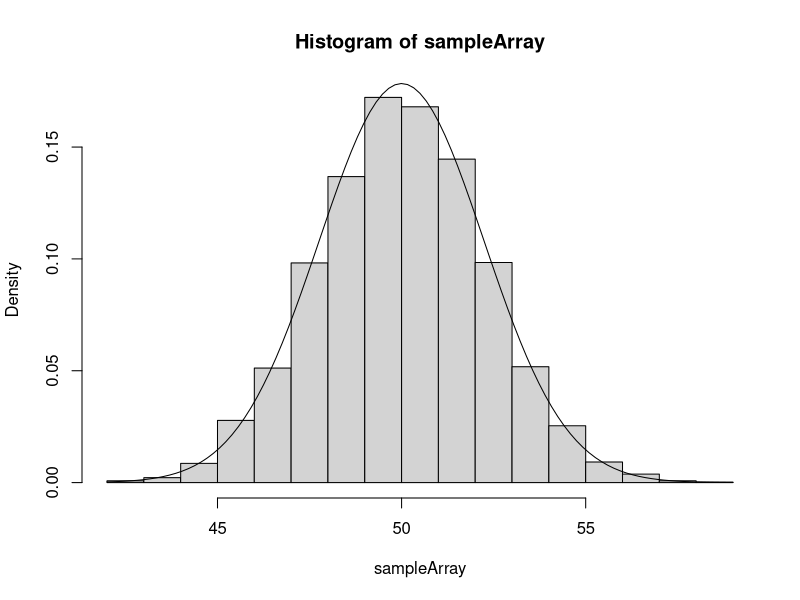
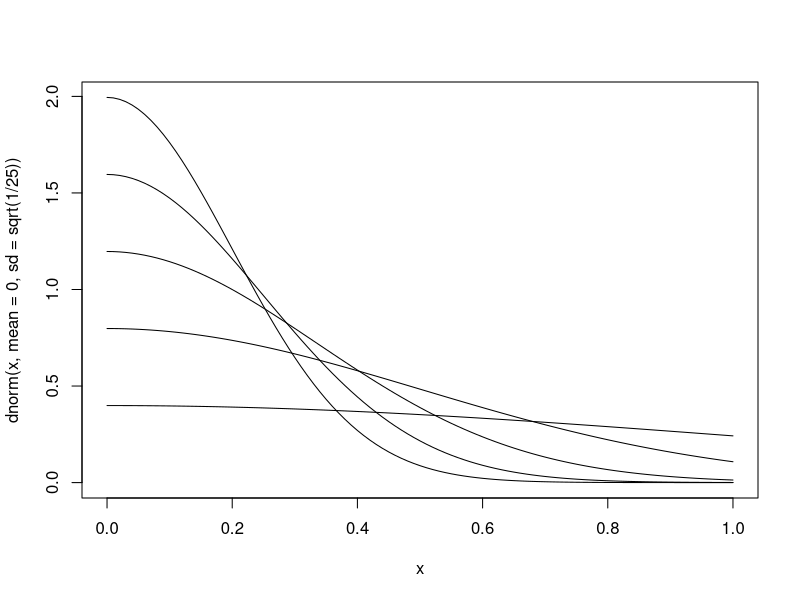

Reproduce these figures in R, in order.
# 1)
# N(50, 102)の正規母集団からn=20の標本抽出を5,000回繰り返すことにより
# 標本平均の経験的な標本分布を求めてください

sampleArray = numeric(length=5000)
for(i in 1:5000){  
  sample <- rnorm(20, mean=50, sd=10)
  sampleArray[i] = mean(sample);
}
hist(sampleArray, freq=FALSE)
curve(dnorm(x, mean=50, sd=sqrt(10^2/20)), add=TRUE)


# 2)
# 理論的な標本分布について、
# サンプルサイズをn=1、4、9、16、25と変 化させたときに、標本分布の形状がどのように変わるかを調べてみましょう。
# 母集団分布は標準正規分布 N(0, 1^2)としてください。

curve(dnorm(x, mean=0, sd=sqrt(1/25)))
curve(dnorm(x, mean=0, sd=sqrt(1/16)), add=TRUE)
curve(dnorm(x, mean=0, sd=sqrt(1/9)), add=TRUE)
curve(dnorm(x, mean=0, sd=sqrt(1/4)), add=TRUE)
curve(dnorm(x, mean=0, sd=sqrt(1/1)), add=TRUE)
